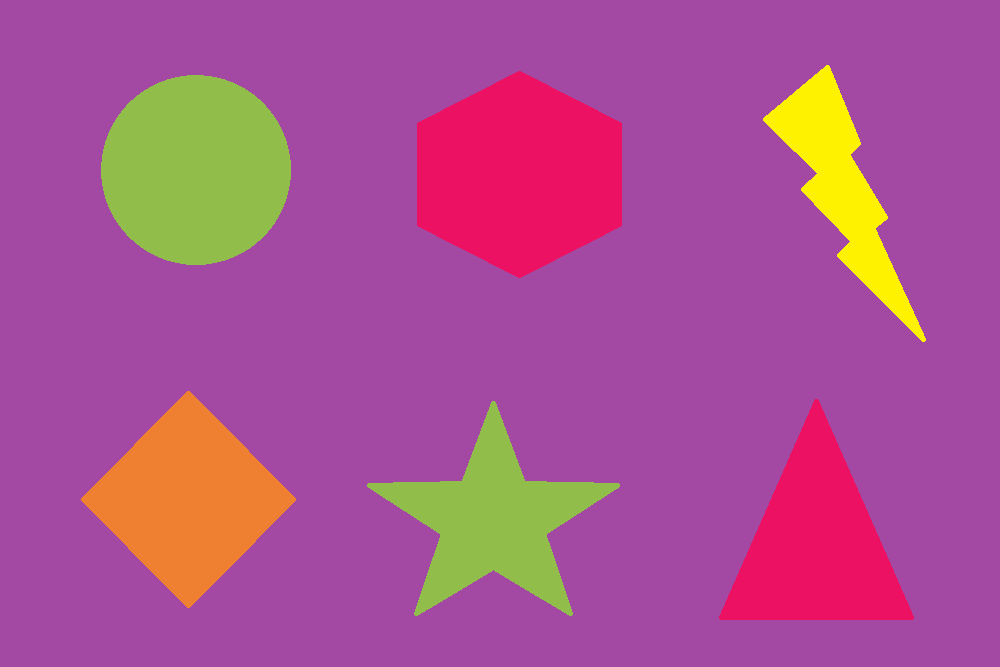
#> input picture algoritmo_9__cambio_fondo_imagen/ejercicio1.png, 1000 x 667 px
$ python 01_ejercicio_1_mascara_1.py
#> lines starting #> are read from the running program, lines starting #| are printed output that depends on the picture; after the words box and inside, x2 and y2 are one past the last pixel; in counts of white or black regions, pixels touching at a corner belong together
import cv2

img = cv2.imread('ejercicio1.png')
#> img is the input picture: shape (667, 1000, 3); mean B, G, R 144.9, 82.1, 172.1

im_fondo = cv2.imread('via_lactea_0.jpg')
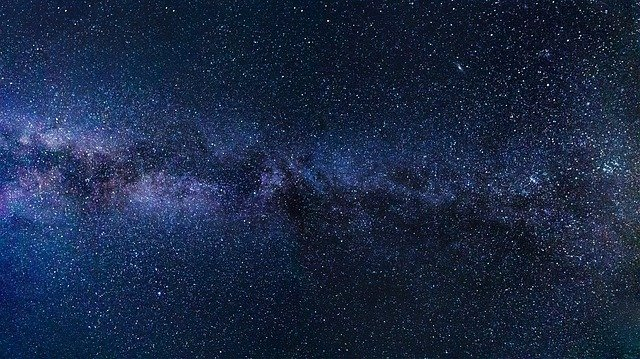
#> input picture algoritmo_9__cambio_fondo_imagen/via_lactea_0.jpg, 640 x 359 px
#> im_fondo is the input picture: shape (359, 640, 3); mean B, G, R 69.3, 40.8, 26.8
h,w,_ = img.shape
#> h = 667; w = 1000
im_fondo= cv2.resize(im_fondo, (w,h))
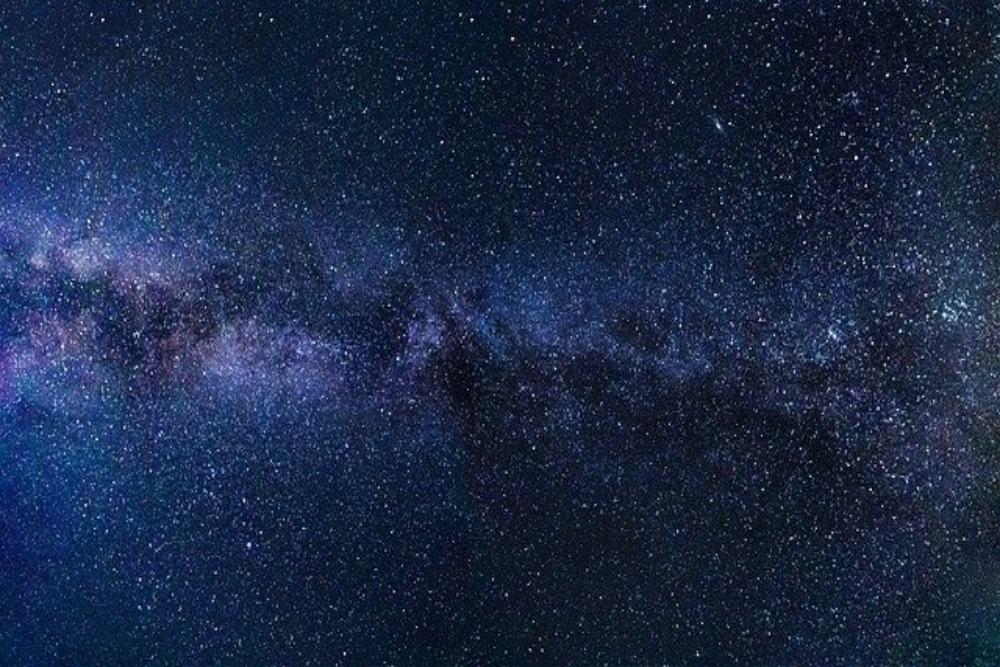
#> im_fondo: shape (667, 1000, 3); mean B, G, R 69.2, 40.6, 26.6

hsv = cv2.cvtColor(img, cv2.COLOR_BGR2HSV)
#> hsv: shape (667, 1000, 3); mean H, S, V 136.4, 154.2, 176.1
mask_i = cv2.inRange(hsv,(150,0,0),(150,255,255))
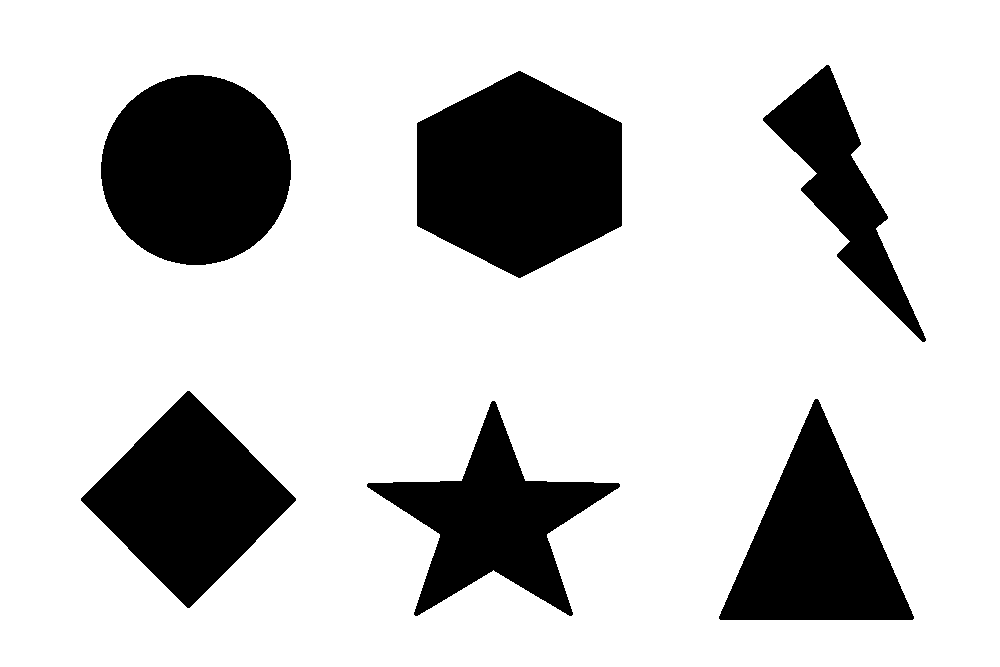
#> mask_i: shape (667, 1000); 79.2% white; 6 black regions, box (x1, y1, x2, y2) and area: (417, 71, 622, 278) 31845, (101, 75, 291, 265) 28306, (81, 391, 296, 608) 23784, (719, 399, 914, 620) 22192, (367, 401, 620, 616) 19913, (763, 65, 926, 342) 12970
mask = cv2.bitwise_not(mask_i)
img_2 = cv2.bitwise_and(img, img, mask=mask)
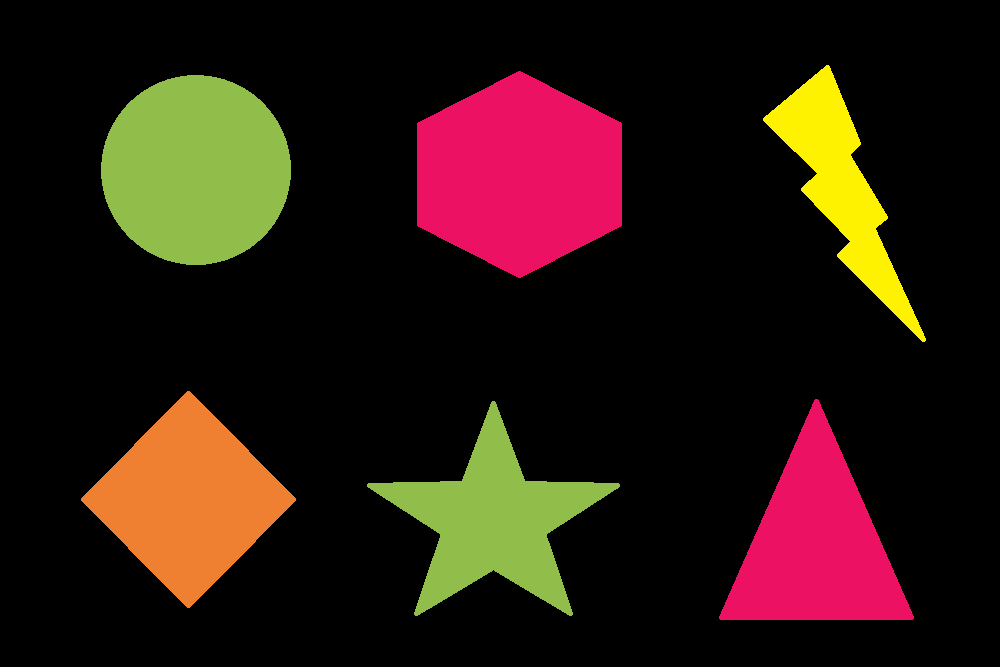
#> img_2: shape (667, 1000, 3); mean B, G, R 15.1, 24.3, 43.1

im3= cv2.bitwise_and(im_fondo, im_fondo, mask=mask_i)
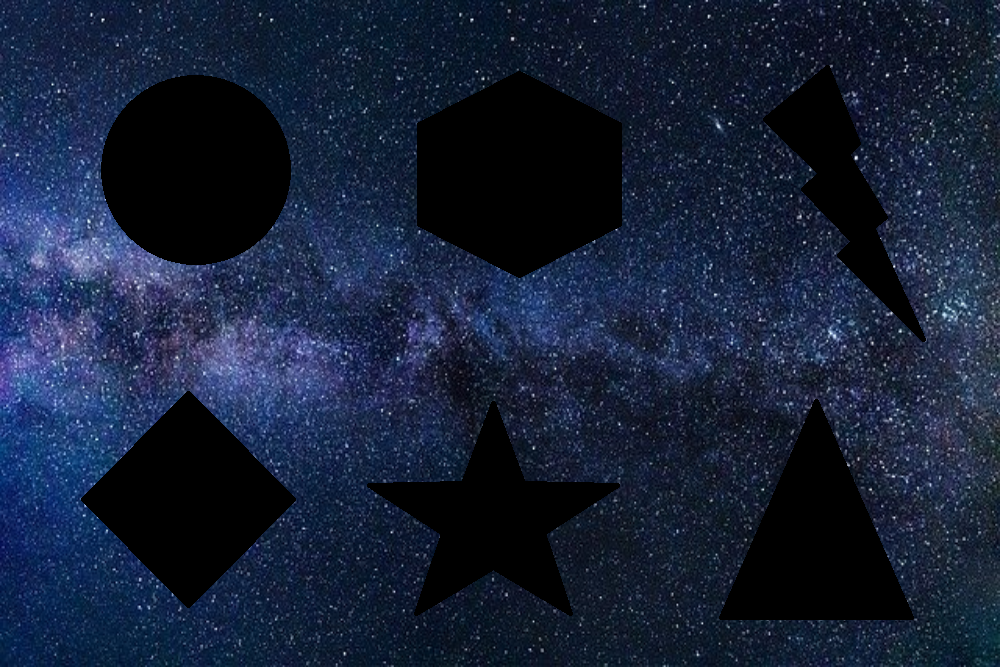
#> im3: shape (667, 1000, 3); mean B, G, R 55.6, 32.8, 21.9
img_4= cv2.bitwise_or(im3, img_2)
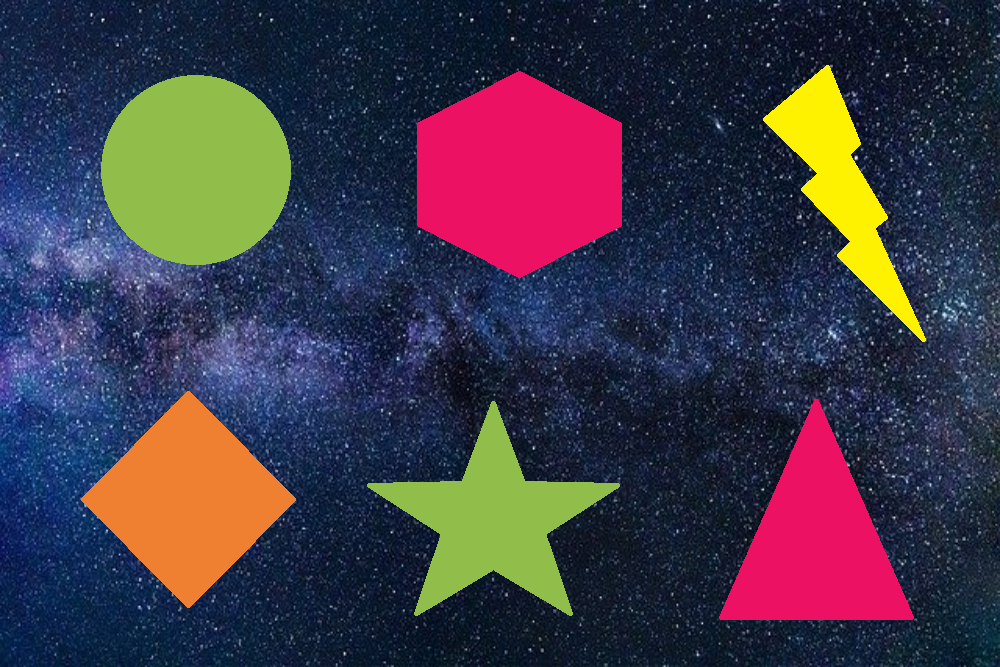
#> img_4: shape (667, 1000, 3); mean B, G, R 70.7, 57.1, 65

cv2.imshow('Imagen nuevo fondo',img_4)
cv2.waitKey(0)
